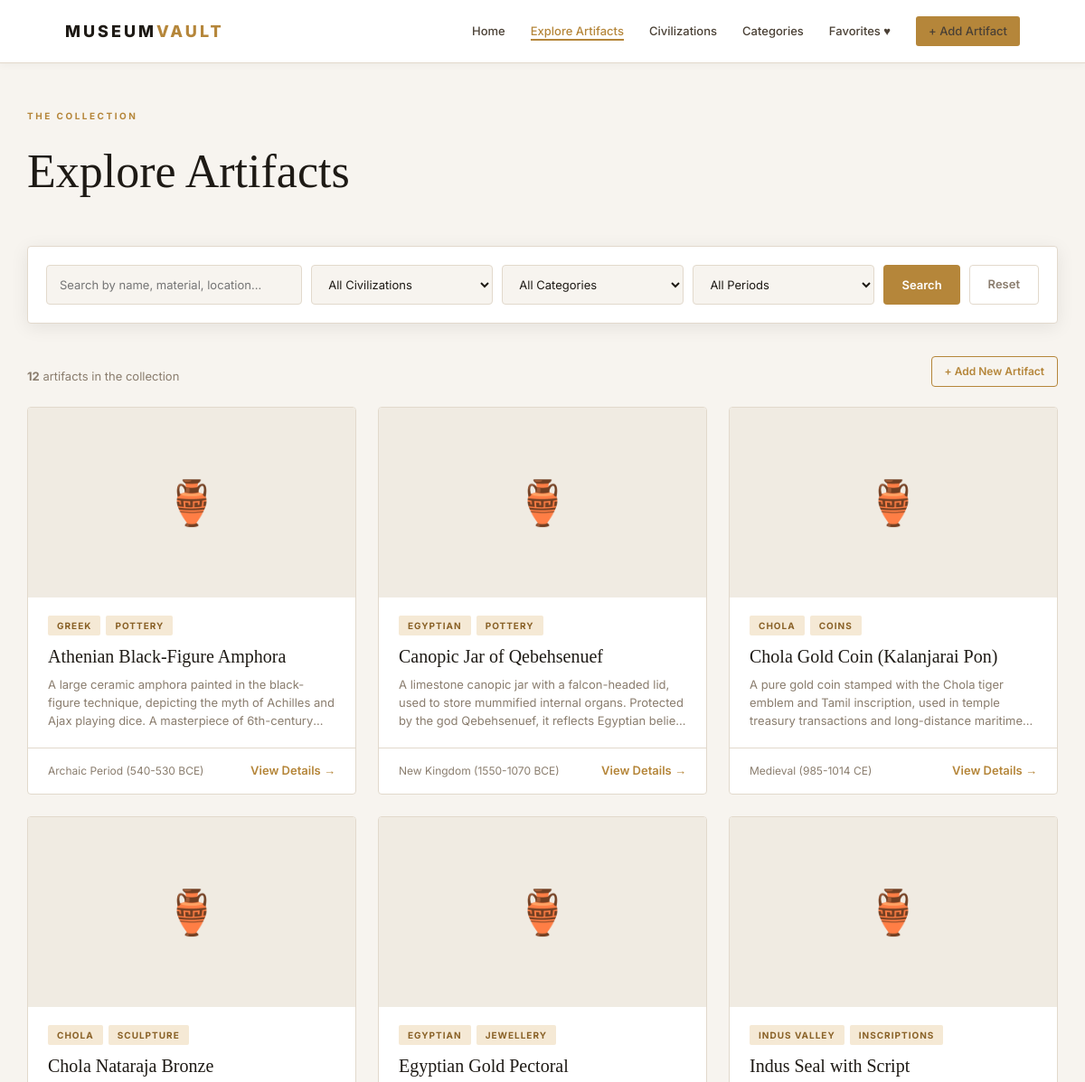
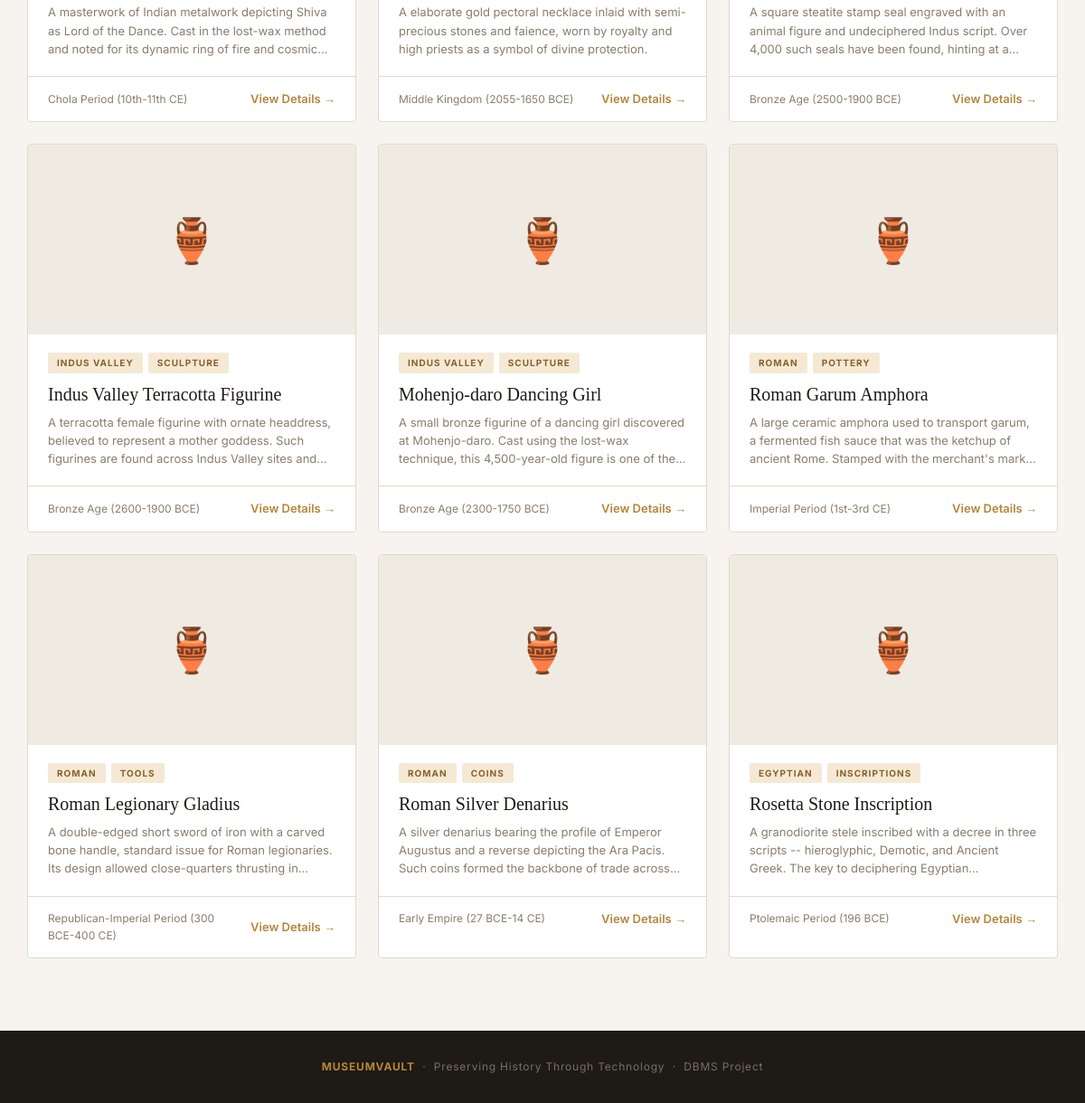
The page /artifacts on the database its author committed (2 pictures, top to bottom).
### tables this page shows
CREATE TABLE artifacts (
                id INTEGER PRIMARY KEY AUTOINCREMENT,
                name TEXT NOT NULL,
                description TEXT NOT NULL,
                period TEXT,
                discovery_location TEXT,
                discovery_year INTEGER,
                material TEXT,
                image_url TEXT,
                civilization_id INTEGER,
                category_id INTEGER,
                created_at TEXT DEFAULT (datetime('now')),
                FOREIGN KEY (civilization_id) REFERENCES civilizations(id),
                FOREIGN KEY (category_id) REFERENCES categories(id)
            );

CREATE TABLE civilizations (
                id INTEGER PRIMARY KEY AUTOINCREMENT,
                name TEXT NOT NULL UNIQUE,
                region TEXT,
                period TEXT,
                description TEXT
            );

CREATE TABLE categories (
                id INTEGER PRIMARY KEY AUTOINCREMENT,
                name TEXT NOT NULL UNIQUE,
                description TEXT
            );

### app.py (the view, shortened to what this page needs)
@app.route("/artifacts")
def artifacts():
    db = get_db()
    try:
        search      = request.args.get("search", "").strip()
        civ_filter  = request.args.get("civilization", "").strip()
        cat_filter  = request.args.get("category", "").strip()
        period_filter = request.args.get("period", "").strip()
        conditions, params = [], []
        if civ_filter.isdigit():
            conditions.append("a.civilization_id = ?")
            params.append(int(civ_filter))
        if cat_filter.isdigit():
            conditions.append("a.category_id = ?")
            params.append(int(cat_filter))
        if period_filter:
            conditions.append("c.period = ?")
            params.append(period_filter)
        where = " AND ".join(conditions)
        sql, params = _artifact_query(where, params)
        artifact_list = db.execute(sql, params).fetchall()
        civilizations = db.execute("SELECT * FROM civilizations ORDER BY name").fetchall()
        categories    = db.execute("SELECT * FROM categories    ORDER BY name").fetchall()
        periods       = db.execute(
            "SELECT DISTINCT period FROM civilizations WHERE period IS NOT NULL ORDER BY period"
        ).fetchall()
    finally:
        db.close()
    return render_template(
        "artifacts.html",
        artifacts=artifact_list,
        civilizations=civilizations,
        categories=categories,
        periods=periods,
        search=search,
        selected_civ=civ_filter,
        selected_cat=cat_filter,
        selected_period=period_filter,
    )

### app.py (called while the page is built)
def _artifact_query(extra_where="", params=None, order="a.name"):
    sql = """
        SELECT
            a.id, a.name, a.description, a.period, a.discovery_location,
            a.discovery_year, a.material, a.image_url, a.created_at,
            a.civilization_id, a.category_id,
            c.name   AS civilization,
            c.region AS region,
            c.period AS civ_period,
            cat.name AS category,
            CASE WHEN f.id IS NOT NULL THEN 1 ELSE 0 END AS is_favorite
        FROM artifacts a
        JOIN  civilizations c   ON a.civilization_id = c.id
        JOIN  categories    cat ON a.category_id     = cat.id
        LEFT JOIN favorites f   ON f.artifact_id     = a.id
    """
    if extra_where:
        sql += " WHERE " + extra_where
    sql += " ORDER BY " + order
    return sql, (params or [])

### database.py (called while the page is built)
def get_db():
    conn = sqlite3.connect(DATABASE)
    conn.row_factory = sqlite3.Row
    conn.execute("PRAGMA foreign_keys = ON")
    return conn

### templates/artifacts.html (shortened to what this page needs)
{% extends "base.html" %}
{% block content %}
<main class="container">
    <div class="page-header">
        <p class="eyebrow">The Collection</p>
        <h1>{% if page_title %}{{ page_title }}{% else %}Explore Artifacts{% endif %}</h1>
    </div>
    {% if not page_title %}
    <form method="GET" action="{{ url_for('artifacts') }}" class="filter-panel">
        <input type="text"
               name="search"
               id="search-input"
               placeholder="Search by name, material, location…"
               value="{{ search }}"
               autocomplete="off">
        <select name="civilization" id="filter-civ">
            <option value="">All Civilizations</option>
        </select>
        <select name="category" id="filter-cat">
            <option value="">All Categories</option>
        </select>
        <select name="period" id="filter-period">
            <option value="">All Periods</option>
        </select>
        <button type="submit" class="btn btn-primary">Search</button>
        <a href="{{ url_for('artifacts') }}" class="btn btn-ghost">Reset</a>
    </form>
    {% endif %}
    <div class="section-top" style="margin-bottom:22px;">
        <p class="result-count">
            {% if search or selected_civ or selected_cat or selected_period %}
                <strong>{{ artifacts|length }}</strong> result{% if artifacts|length != 1 %}s{% endif %} found
            {% else %}
                <strong>{{ artifacts|length }}</strong> artifact{% if artifacts|length != 1 %}s{% endif %} in the collection
            {% endif %}
        </p>
        <a href="{{ url_for('add_artifact') }}" class="btn btn-secondary btn-sm">+ Add New Artifact</a>
    </div>
    <div class="artifact-grid">
        {% for a in artifacts %}
        <article class="artifact-card">
            <a href="{{ url_for('artifact_detail', artifact_id=a.id) }}" style="display:block;">
            </a>
            <div class="card-body">
                <div class="card-tags">
                    <span class="tag">{{ a.civilization }}</span>
                    <span class="tag">{{ a.category }}</span>
                </div>
                <h3>{{ a.name }}</h3>
                <p class="desc">{{ a.description }}</p>
            </div>
            <div class="card-footer">
                <span class="period">{{ a.period or '—' }}</span>
                <a href="{{ url_for('artifact_detail', artifact_id=a.id) }}" class="view-link">
                    View Details →
                </a>
            </div>
        </article>
        {% endfor %}
    </div>
</main>
{% endblock %}

### static/css/style.css (style rules this page uses)
*, *::before, *::after { margin: 0; padding: 0; box-sizing: border-box; }
:root { --bg: #f7f4ef; --surface: #ffffff; --surface2: #f0ebe2; --text: #1e1a15; --text-mid: #4a4035; --muted: #8a7d6e; --accent: #b5863a; --accent-dk: #8a6228; --accent-lt: #f5e9d5; --border: #e2d9cc; --dark: #1e1a15; --shadow: 0 4px 20px rgba(0,0,0,0.08); --radius: 4px; --font-body: 'Inter', Arial, sans-serif; --font-serif:'Playfair Display', Georgia, serif; }
html { scroll-behavior: smooth; }
body { background: var(--bg); color: var(--text); font-family: var(--font-body); font-size: 15px; line-height: 1.65; min-height: 100vh; display: flex; flex-direction: column; }
a { color: inherit; text-decoration: none; }
.eyebrow { font-family: var(--font-body); font-size: 10px; font-weight: 700; letter-spacing: 2.5px; text-transform: uppercase; color: var(--accent); margin-bottom: 10px; }
.btn { display: inline-flex; align-items: center; gap: 6px; padding: 10px 20px; font-family: var(--font-body); font-size: 13px; font-weight: 600; cursor: pointer; border: none; border-radius: var(--radius); transition: background 0.2s, transform 0.15s; }
.btn-primary { background: var(--accent); color: #fff; }
.btn-secondary { background: transparent; color: var(--accent); border: 1.5px solid var(--accent); }
.btn-ghost { background: transparent; color: var(--muted); border: 1.5px solid var(--border); }
.btn-sm { padding: 6px 14px; font-size: 12px; }
.tag { display: inline-block; padding: 3px 10px; background: var(--accent-lt); color: var(--accent-dk); font-size: 10px; font-weight: 700; letter-spacing: 1px; text-transform: uppercase; border-radius: 2px; }
.container { max-width: 1280px; margin: 0 auto; padding: 50px 30px 80px; flex: 1; }
.page-header { margin-bottom: 40px; }
.page-header h1 { font-family: var(--font-serif); font-size: clamp(32px, 5vw, 52px); font-weight: 400; margin-bottom: 8px; }
.section-top { display: flex; align-items: flex-end; justify-content: space-between; gap: 20px; margin-bottom: 30px; }
.result-count { font-size: 13px; color: var(--muted); }
.filter-panel { background: var(--surface); border: 1px solid var(--border); border-radius: var(--radius); padding: 20px; display: flex; flex-wrap: wrap; gap: 10px; margin-bottom: 36px; box-shadow: var(--shadow); }
.filter-panel input[type="text"], .filter-panel select { flex: 1 1 160px; min-width: 0; padding: 10px 14px; border: 1px solid var(--border); border-radius: var(--radius); background: var(--bg); color: var(--text); font-family: var(--font-body); font-size: 13px; transition: border-color 0.2s; }
.filter-panel input[type="text"] { flex-grow: 3; }
.artifact-grid { display: grid; grid-template-columns: repeat(3, 1fr); gap: 24px; }
.artifact-card { background: var(--surface); border: 1px solid var(--border); border-radius: var(--radius); overflow: hidden; transition: transform 0.22s, box-shadow 0.22s; }
.card-body { padding: 20px 22px; }
.card-tags { display: flex; gap: 6px; flex-wrap: wrap; margin-bottom: 10px; }
.card-body h3 { font-family: var(--font-serif); font-size: 20px; font-weight: 400; margin-bottom: 8px; line-height: 1.3; }
.card-body .desc { color: var(--muted); font-size: 13px; line-height: 1.55; display: -webkit-box; -webkit-line-clamp: 3; -webkit-box-orient: vertical; overflow: hidden; }
.card-footer { display: flex; align-items: center; justify-content: space-between; padding: 14px 22px; border-top: 1px solid var(--border); font-size: 12px; gap: 10px; }
.card-footer .period { color: var(--muted); }
.card-footer .view-link { color: var(--accent); font-weight: 600; white-space: nowrap; font-size: 13px; }

### rows shown on the page
artifacts: civilization "GREEK", category "POTTERY", name "Athenian Black-Figure Amphora", description "A large ceramic amphora painted in the black-figure technique, depicting the myth of Achilles and Ajax playing dice. A masterpiece of…", period "Archaic Period (540-530 BCE)"
artifacts: civilization "EGYPTIAN", category "POTTERY", name "Canopic Jar of Qebehsenuef", description "A limestone canopic jar with a falcon-headed lid, used to store mummified internal organs. Protected by the god Qebehsenuef, it reflects Egyptian…", period "New Kingdom (1550-1070 BCE)"
artifacts: civilization "CHOLA", category "COINS", name "Chola Gold Coin (Kalanjarai Pon)", description "A pure gold coin stamped with the Chola tiger emblem and Tamil inscription, used in temple treasury transactions and long-distance…", period "Medieval (985-1014 CE)"
artifacts: civilization "CHOLA", category "SCULPTURE", name "Chola Nataraja Bronze", description "A masterwork of Indian metalwork depicting Shiva as Lord of the Dance. Cast in the lost-wax method and noted for its dynamic ring of fire and…", period "Chola Period (10th-11th CE)"
artifacts: civilization "EGYPTIAN", category "JEWELLERY", name "Egyptian Gold Pectoral", description "A elaborate gold pectoral necklace inlaid with semi-precious stones and faience, worn by royalty and high priests as a symbol of divine protection.", period "Middle Kingdom (2055-1650 BCE)"
artifacts: civilization "INDUS VALLEY", category "INSCRIPTIONS", name "Indus Seal with Script", description "A square steatite stamp seal engraved with an animal figure and undeciphered Indus script. Over 4,000 such seals have been found, hinting at…", period "Bronze Age (2500-1900 BCE)"
artifacts: civilization "INDUS VALLEY", category "SCULPTURE", name "Indus Valley Terracotta Figurine", description "A terracotta female figurine with ornate headdress, believed to represent a mother goddess. Such figurines are found across Indus Valley sites…", period "Bronze Age (2600-1900 BCE)"
artifacts: civilization "INDUS VALLEY", category "SCULPTURE", name "Mohenjo-daro Dancing Girl", description "A small bronze figurine of a dancing girl discovered at Mohenjo-daro. Cast using the lost-wax technique, this 4,500-year-old figure is one of…", period "Bronze Age (2300-1750 BCE)"
artifacts: civilization "ROMAN", category "POTTERY", name "Roman Garum Amphora", description "A large ceramic amphora used to transport garum, a fermented fish sauce that was the ketchup of ancient Rome. Stamped with the merchant's…", period "Imperial Period (1st-3rd CE)"
artifacts: civilization "ROMAN", category "TOOLS", name "Roman Legionary Gladius", description "A double-edged short sword of iron with a carved bone handle, standard issue for Roman legionaries. Its design allowed close-quarters thrusting…", period "Republican-Imperial Period (300 BCE-400 CE)"
artifacts: civilization "ROMAN", category "COINS", name "Roman Silver Denarius", description "A silver denarius bearing the profile of Emperor Augustus and a reverse depicting the Ara Pacis. Such coins formed the backbone of trade…", period "Early Empire (27 BCE-14 CE)"
artifacts: civilization "EGYPTIAN", category "INSCRIPTIONS", name "Rosetta Stone Inscription", description "A granodiorite stele inscribed with a decree in three scripts -- hieroglyphic, Demotic, and Ancient Greek. The key to deciphering…", period "Ptolemaic Period (196 BCE)"

### other values the page prints
{{ artifacts|length }} "12"
